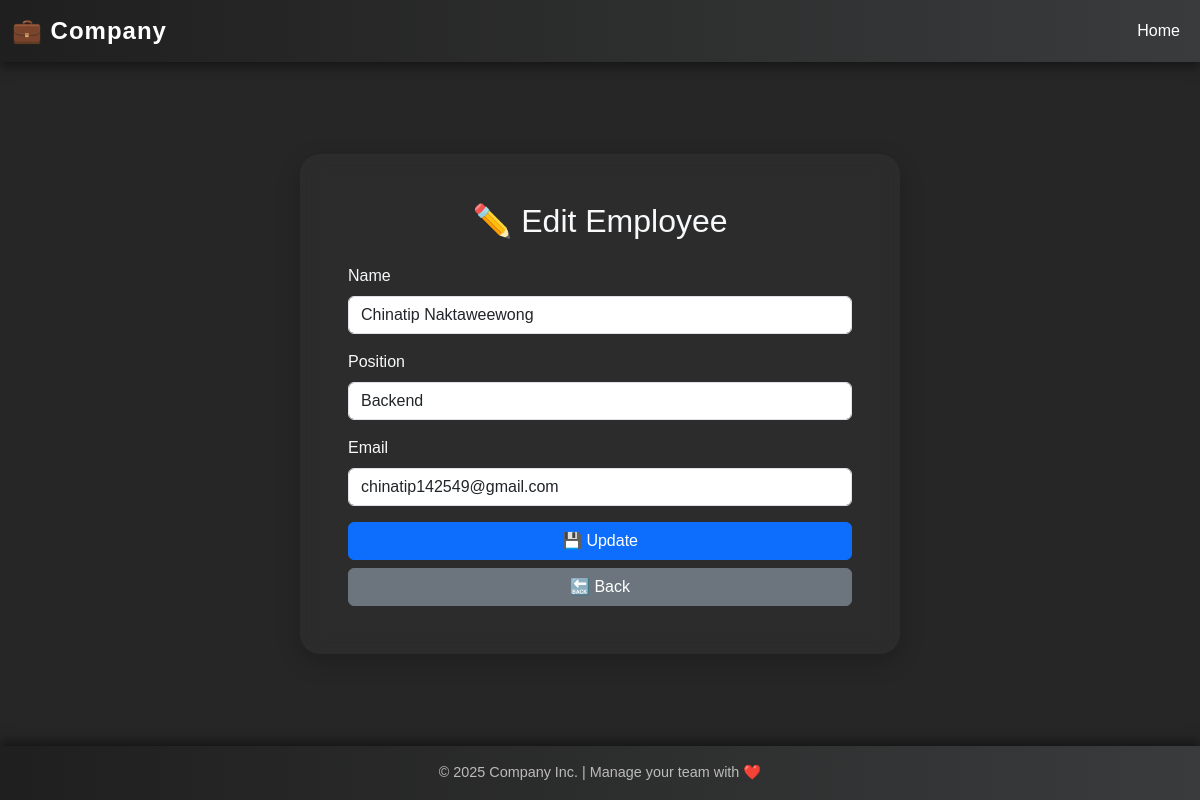
The page /edit/7/ on the database its author committed.
### employees/models.py (models this page shows, shortened)
class Employee(models.Model):
    name = models.CharField(max_length=100)
    position = models.CharField(max_length=100)
    department = models.CharField(max_length=100)
    email = models.EmailField()
    phone = models.CharField(max_length=15)

### employees/views.py (the view)
# urls.py: path('edit/<int:employee_id>/', views.edit_employee, name='edit_employee'),
def edit_employee(request, employee_id):
    employee = get_object_or_404(Employee, id=employee_id)
    if request.method == 'POST':
        employee.name = request.POST.get('name', employee.name)
        employee.position = request.POST.get('position', employee.position)
        employee.email = request.POST.get('email', employee.email)
        employee.save()
        return redirect('employee_list')
    context = {'employee': employee}
    return render(request, 'employees/edit_employee.html', context)

### employees/templates/employees/edit_employee.html (shortened to what this page needs)
<!DOCTYPE html>
<html lang="en">
<head>
    <link href="https://cdn.jsdelivr.net/npm/bootstrap@5.3.2/dist/css/bootstrap.min.css" rel="stylesheet">
</head>
<body>
<nav class="navbar navbar-expand-lg navbar-dark">
    <div class="container-fluid">
        <a class="navbar-brand" href="{% url 'employee_list' %}">💼 Company</a>
        <div class="collapse navbar-collapse" id="navbarNav">
            <ul class="navbar-nav ms-auto">
                <li class="nav-item">
                    <a class="nav-link active" aria-current="page" href="{% url 'employee_list' %}">Home</a>
                </li>
            </ul>
        </div>
    </div>
</nav>
<div class="container d-flex justify-content-center align-items-center flex-grow-1 py-5">
    <div class="card p-5" style="width: 100%; max-width: 600px;">
        <h2 class="text-center mb-4 text-light">✏️ Edit Employee</h2>
        <form method="post">
            <div class="mb-3">
                <label class="form-label text-light">Name</label>
                <input type="text" name="name" class="form-control" value="{{ employee.name }}" required>
            </div>
            <div class="mb-3">
                <label class="form-label text-light">Position</label>
                <input type="text" name="position" class="form-control" value="{{ employee.position }}" required>
            </div>
            <div class="mb-3">
                <label class="form-label text-light">Email</label>
                <input type="email" name="email" class="form-control" value="{{ employee.email }}" required>
            </div>
            <div class="d-grid gap-2">
                <button type="submit" class="btn btn-primary">💾 Update</button>
                <a href="{% url 'employee_list' %}" class="btn btn-secondary">🔙 Back</a>
            </div>
        </form>
    </div>
</div>
<footer class="footer">
    © 2025 Company Inc. | Manage your team with ❤️
</footer>
</body>
</html>

### employees/templates/employees/edit_employee.html (style rules this page uses)
body { background: #262627; min-height: 100vh; font-family: 'Poppins', sans-serif; display: flex; flex-direction: column; }
.navbar { background: linear-gradient(90deg, #1f1f1f, #3a3b3c); box-shadow: 0 4px 12px rgba(0, 0, 0, 0.5); }
.navbar-brand { font-weight: bold; font-size: 1.5rem; letter-spacing: 1px; }
.card { border: none; border-radius: 20px; box-shadow: 0 8px 24px rgba(0,0,0,0.2); background: rgba(255, 255, 255, 0.03); backdrop-filter: blur(10px); }
.footer { margin-top: auto; background: linear-gradient(90deg, #1f1f1f, #3a3b3c); color: #bbb; text-align: center; padding: 1rem; font-size: 0.9rem; box-shadow: 0 -4px 12px rgba(0, 0, 0, 0.5); }

### rows shown on the page
Employee: name "Chinatip Naktaweewong", position "Backend", email "chinatip142549@gmail.com"
